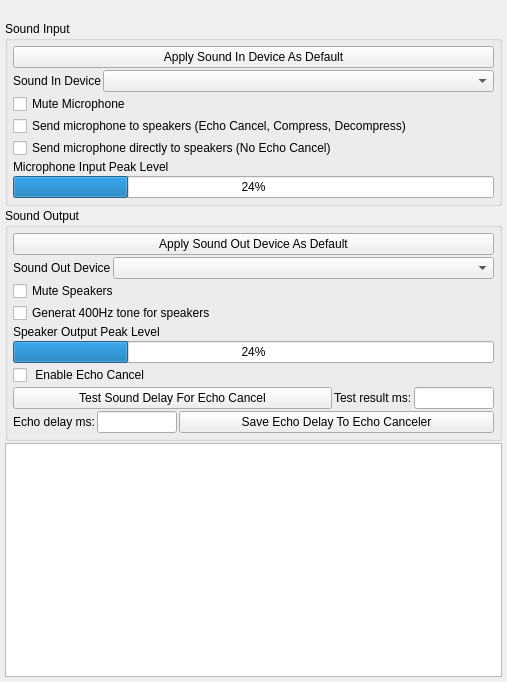
<?xml version="1.0" encoding="UTF-8"?>
<ui version="4.0">
 <class>AppletSoundSettingsUi</class>
 <widget class="QWidget" name="AppletSoundSettingsUi">
  <property name="geometry">
   <rect>
    <x>0</x>
    <y>0</y>
    <width>507</width>
    <height>682</height>
   </rect>
  </property>
  <property name="sizePolicy">
   <sizepolicy hsizetype="Preferred" vsizetype="Preferred">
    <horstretch>0</horstretch>
    <verstretch>0</verstretch>
   </sizepolicy>
  </property>
  <property name="contextMenuPolicy">
   <enum>Qt::ActionsContextMenu</enum>
  </property>
  <property name="windowTitle">
   <string>Sound Settings</string>
  </property>
  <property name="sizeGripEnabled" stdset="0">
   <bool>true</bool>
  </property>
  <layout class="QVBoxLayout" name="verticalLayout_3">
   <property name="spacing">
    <number>2</number>
   </property>
   <property name="leftMargin">
    <number>5</number>
   </property>
   <property name="topMargin">
    <number>5</number>
   </property>
   <property name="rightMargin">
    <number>5</number>
   </property>
   <property name="bottomMargin">
    <number>5</number>
   </property>
   <item>
    <widget class="QLabel" name="m_StatusMsgLabel">
     <property name="sizePolicy">
      <sizepolicy hsizetype="Preferred" vsizetype="Fixed">
       <horstretch>0</horstretch>
       <verstretch>0</verstretch>
      </sizepolicy>
     </property>
     <property name="text">
      <string/>
     </property>
    </widget>
   </item>
   <item>
    <widget class="QGroupBox" name="groupBox">
     <property name="title">
      <string>Sound Input</string>
     </property>
     <layout class="QVBoxLayout" name="verticalLayout_2">
      <property name="spacing">
       <number>2</number>
      </property>
      <property name="leftMargin">
       <number>5</number>
      </property>
      <property name="topMargin">
       <number>5</number>
      </property>
      <property name="rightMargin">
       <number>5</number>
      </property>
      <property name="bottomMargin">
       <number>5</number>
      </property>
      <item>
       <widget class="QPushButton" name="m_ApplyDefaultInDeviceButton">
        <property name="text">
         <string>Apply Sound In Device As Default</string>
        </property>
       </widget>
      </item>
      <item>
       <layout class="QHBoxLayout" name="horizontalLayout_2">
        <item>
         <widget class="QLabel" name="m_InDeviceLabel">
          <property name="text">
           <string>Sound In Device</string>
          </property>
         </widget>
        </item>
        <item>
         <widget class="QComboBox" name="m_InDeviceComboBox">
          <property name="sizePolicy">
           <sizepolicy hsizetype="Expanding" vsizetype="Fixed">
            <horstretch>0</horstretch>
            <verstretch>0</verstretch>
           </sizepolicy>
          </property>
         </widget>
        </item>
       </layout>
      </item>
      <item>
       <widget class="QCheckBox" name="m_MuteMicrophoneCheckBox">
        <property name="text">
         <string>Mute Microphone</string>
        </property>
       </widget>
      </item>
      <item>
       <widget class="QCheckBox" name="m_SendMicEchoCanceledToSpeakerCheckBox">
        <property name="text">
         <string>Send microphone to speakers (Echo Cancel, Compress, Decompress)</string>
        </property>
       </widget>
      </item>
      <item>
       <widget class="QCheckBox" name="m_SendMicDirectlyToSpeakersCheckBox">
        <property name="text">
         <string>Send microphone directly to speakers (No Echo Cancel)</string>
        </property>
       </widget>
      </item>
      <item>
       <widget class="QLabel" name="label_2">
        <property name="text">
         <string>Microphone Input Peak Level</string>
        </property>
       </widget>
      </item>
      <item>
       <widget class="QProgressBar" name="m_AudioInPeakProgressBar">
        <property name="value">
         <number>24</number>
        </property>
       </widget>
      </item>
     </layout>
    </widget>
   </item>
   <item>
    <widget class="QGroupBox" name="groupBox_2">
     <property name="title">
      <string>Sound Output</string>
     </property>
     <layout class="QVBoxLayout" name="verticalLayout">
      <property name="spacing">
       <number>2</number>
      </property>
      <property name="leftMargin">
       <number>5</number>
      </property>
      <property name="topMargin">
       <number>5</number>
      </property>
      <property name="rightMargin">
       <number>5</number>
      </property>
      <property name="bottomMargin">
       <number>5</number>
      </property>
      <item>
       <widget class="QPushButton" name="m_ApplyDefaultOutDeviceButton">
        <property name="text">
         <string>Apply Sound Out Device As Default</string>
        </property>
       </widget>
      </item>
      <item>
       <layout class="QHBoxLayout" name="horizontalLayout">
        <item>
         <widget class="QLabel" name="m_OutDeviceLable">
          <property name="text">
           <string>Sound Out Device</string>
          </property>
         </widget>
        </item>
        <item>
         <widget class="QComboBox" name="m_OutDeviceComboBox">
          <property name="sizePolicy">
           <sizepolicy hsizetype="Expanding" vsizetype="Fixed">
            <horstretch>0</horstretch>
            <verstretch>0</verstretch>
           </sizepolicy>
          </property>
         </widget>
        </item>
       </layout>
      </item>
      <item>
       <widget class="QCheckBox" name="m_MuteSpeakersCheckBox">
        <property name="text">
         <string>Mute Speakers</string>
        </property>
       </widget>
      </item>
      <item>
       <widget class="QCheckBox" name="m_GenerateToneCheckBox">
        <property name="text">
         <string>Generat 400Hz tone for speakers</string>
        </property>
       </widget>
      </item>
      <item>
       <widget class="QLabel" name="label">
        <property name="text">
         <string>Speaker Output Peak Level</string>
        </property>
       </widget>
      </item>
      <item>
       <widget class="QProgressBar" name="m_AudioOutPeakProgressBar">
        <property name="value">
         <number>24</number>
        </property>
       </widget>
      </item>
      <item>
       <widget class="QCheckBox" name="m_EchoCancelEnableCheckBox">
        <property name="text">
         <string> Enable Echo Cancel</string>
        </property>
       </widget>
      </item>
      <item>
       <layout class="QHBoxLayout" name="horizontalLayout_4">
        <item>
         <widget class="QPushButton" name="m_TestSoundDelayButton">
          <property name="text">
           <string>Test Sound Delay For Echo Cancel</string>
          </property>
         </widget>
        </item>
        <item>
         <widget class="QLabel" name="label_4">
          <property name="sizePolicy">
           <sizepolicy hsizetype="Fixed" vsizetype="Preferred">
            <horstretch>0</horstretch>
            <verstretch>0</verstretch>
           </sizepolicy>
          </property>
          <property name="text">
           <string>Test result ms:</string>
          </property>
         </widget>
        </item>
        <item>
         <widget class="QLineEdit" name="m_TestDelayResultLineEdit">
          <property name="maximumSize">
           <size>
            <width>80</width>
            <height>16777215</height>
           </size>
          </property>
         </widget>
        </item>
       </layout>
      </item>
      <item>
       <layout class="QHBoxLayout" name="horizontalLayout_3">
        <item>
         <widget class="QLabel" name="label_3">
          <property name="sizePolicy">
           <sizepolicy hsizetype="Fixed" vsizetype="Preferred">
            <horstretch>0</horstretch>
            <verstretch>0</verstretch>
           </sizepolicy>
          </property>
          <property name="text">
           <string>Echo delay ms:</string>
          </property>
         </widget>
        </item>
        <item>
         <widget class="QLineEdit" name="m_EchoDelayLineEdit">
          <property name="maximumSize">
           <size>
            <width>80</width>
            <height>16777215</height>
           </size>
          </property>
         </widget>
        </item>
        <item>
         <widget class="QPushButton" name="m_EchoDelaySaveButton">
          <property name="text">
           <string>Save Echo Delay To Echo Canceler</string>
          </property>
         </widget>
        </item>
       </layout>
      </item>
     </layout>
    </widget>
   </item>
   <item>
    <widget class="LogWidget" name="m_LogWidget"/>
   </item>
  </layout>
 </widget>
 <customwidgets>
  <customwidget>
   <class>LogWidget</class>
   <extends>QPlainTextEdit</extends>
   <header>LogWidget.h</header>
   <container>1</container>
  </customwidget>
 </customwidgets>
 <resources/>
 <connections/>
</ui>
